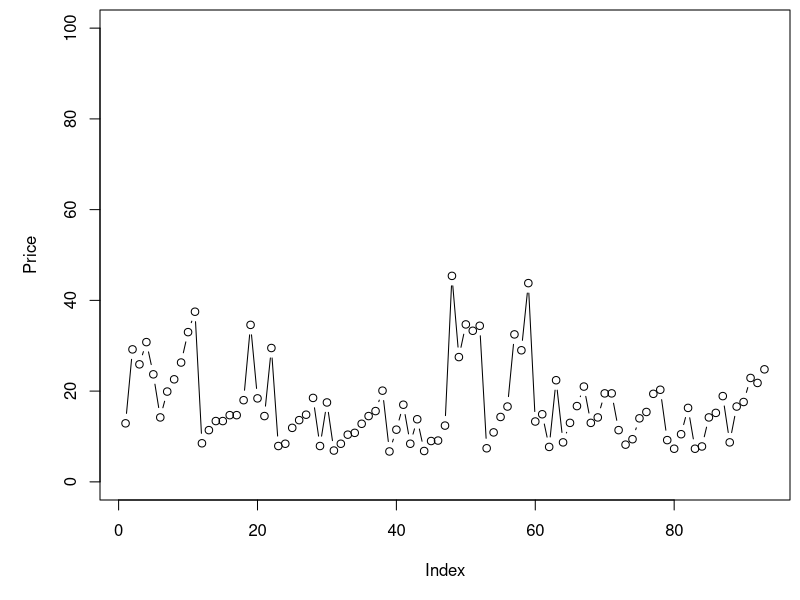
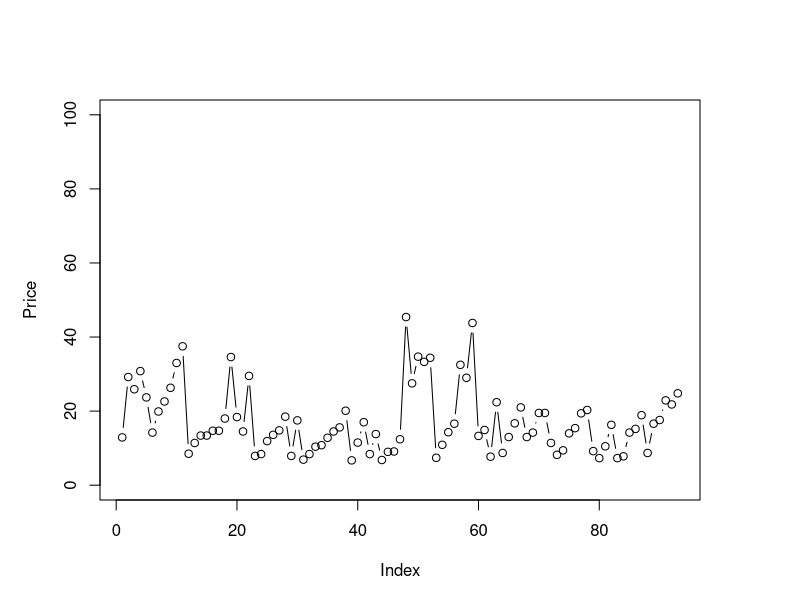
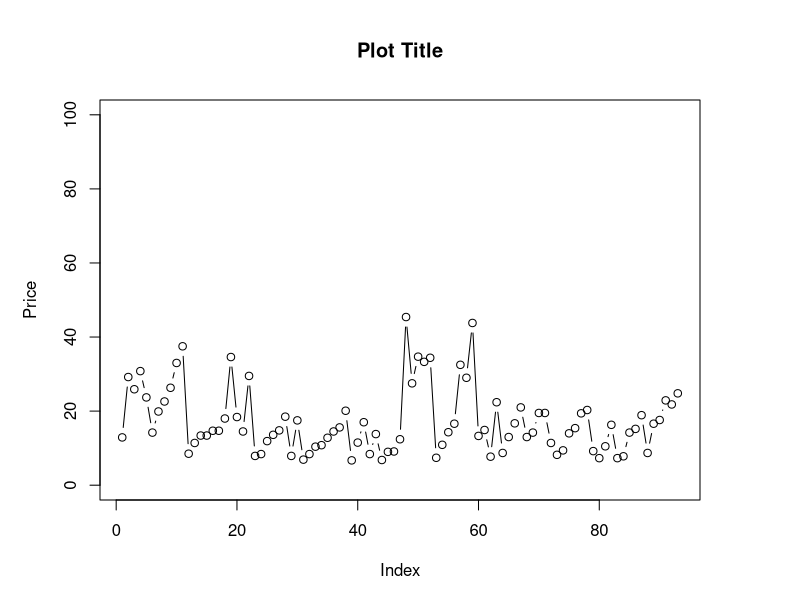
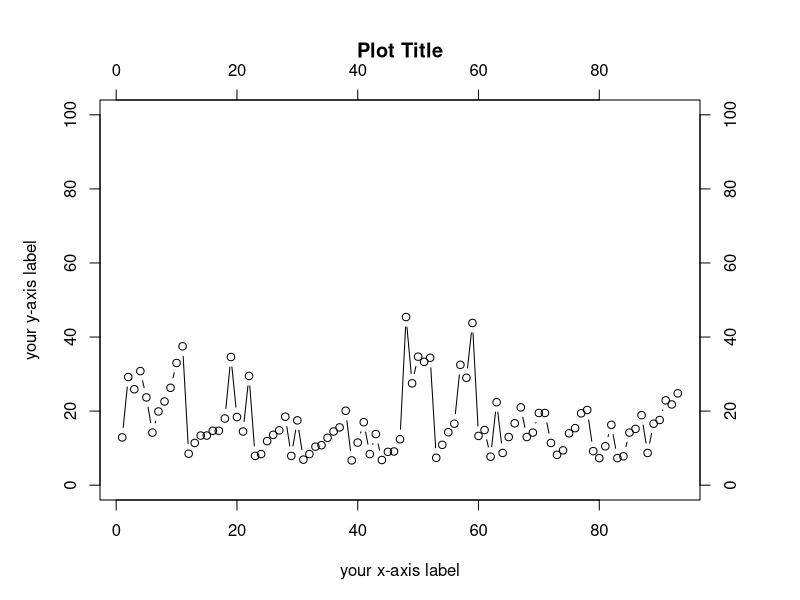

These figures' R source, in order:
#Set the margin of the plot
#par(mai=c(bottom, left,top,right)

library('MASS')
par(mai=c(10,10,1,1)/10)
plot(Cars93$Min.Price,type='b',ylab = 'Price',ylim = c(0,100))
par(mai=c(10,10,10,10)/10)
plot(Cars93$Min.Price,type='b',ylab = 'Price',ylim = c(0,100))

#plot title
plot(Cars93$Min.Price,type='b',ylab = 'Price',ylim = c(0,100),main='Plot Title')

#x-axis label - use xlab='your x-axis label'
#x-axis label - use ylab='your y-axis label'

plot(Cars93$Min.Price,type='b',ylab = 'your y-axis label',xlab='your x-axis label',ylim = c(0,100),main='Plot Title')

#axis() function is used to enable axis. By default, the botton and left axis are enabled.
#To enable axis on the top and right, use the following code
axis(side = 3)
axis(side = 4)



